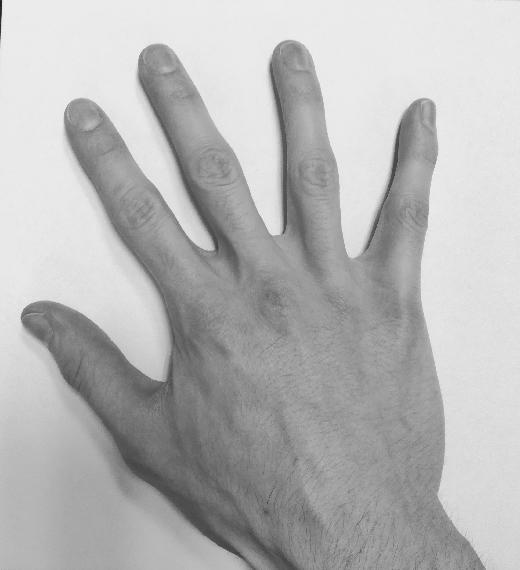
#> input picture Image - Télécom Paris/Medical Imaging/Lab1/Source.jpg, 520 x 570 px; the run also reads 1 picture not shown here
$ jupyter execute TP_TRUCAAAA.ipynb
#> lines starting #> are read from the running program, lines starting #| are printed output that depends on the picture
## Image registration

**Deadline**: Upload this notebook (rename it as 'TP-ImageRegistration-Images-YOUR-SURNAME.ipynb') to E-Campus before the deadline (see E-campus for the exact timing).

**Goal**: The goal of this notebook is to implement the algorithms seen today for pixel-based image registration. Please complete the code where you see **XXXXXXXXXXXXXX**

You will first take two pictures of your right hand into two different positions. Please keep the same topology, ie do not bend or stick together two fingers for instance.

If you can't take the pictures, you can use two pictures of my hand (see below).

[cell 1]
if 'google.colab' in str(get_ipython()):
  from google_drive_downloader import GoogleDriveDownloader as gdd
  gdd.download_file_from_google_drive(file_id='1XpgGRo839pBwIhb6h77xoG-NtHEg2DVd',
  dest_path='./Source.jpg')

  from google_drive_downloader import GoogleDriveDownloader as gdd
  gdd.download_file_from_google_drive(file_id='12FKfLjKreAksI3rEcDx4_oEn3qjAzEua',
  dest_path='./Target.jpg')
else:
  print('You are not using Colab. Please define working_dir with the absolute path to the folder where you downloaded the data')

# Please modify working_dir only if you are using your Anaconda (and not Google Colab)
# You should write the absolute path of your working directory with the data
workingDir='./'

We will use the skimage library to read and resize images, you can of course use others (openCV, pillow, scipy, etc.)

[cell 2]
from skimage.io import imread
from skimage.transform import resize

import matplotlib.pyplot as plt
from numpy import linalg as LA
import numpy as np
import scipy.ndimage

The first thing to do is to create a function that creates the transformation matrix T. Please complete the following function following the rules explained in the header of the function.

[cell 3]
def Tmatrix(scale=(1,1), rotationAngle=0, shearAngles=(0,0),translation=(0,0),elation=(0,0),reflection=(False,False)):
    '''
    Transformation matrix defined as the composition of 6 possible geometric
    transformations: Reflection (Re), Rotation (R), Scaling (S), Shear (Sh),
    Translation (T) and Elation (E).
    For the linear transformation part, we assume this composition:
        A = Re * R * S * Sh

    Inputs:
            scale: is a tuple with sx and sy (two scalar values)
            rotationAngle: is an angle in degrees (scalar value)
            shearAngles: is a tuple with the two shear angles in degrees (scalar value)
            translation: is a tuple with tx and ty (scalar values)
            elation: is a tuple containing the elation part (scalar values)
            reflection: is a tuple of Boolean values indicating wheter to reflect with respect to x and y axis

    Output:
            T: the 3x3 transformation matrix (homogeneous coordinates)
    '''

    if len(scale) != 2:
        raise ValueError("scale should be a tuple of length 2")
    if len(shearAngles)!= 2:
        raise ValueError("shearAngles should be a tuple of length 2")
    if len(translation)!= 2:
        raise ValueError("translation should be a tuple of length 2")
    if len(elation)!= 2:
        raise ValueError("elation should be a tuple of length 2")
    if len(reflection)!= 2:
        raise ValueError("reflection should be a tuple of length 2")
    if type(reflection[0])!= bool or type(reflection[1]) != bool:
        raise ValueError("reflection should contain two boolean values")
    if np.ndim(rotationAngle) != 0:
        raise ValueError("rotationAngle should be a scalar")

    # transform angles from degrees to radians
    rot_rad = np.deg2rad(rotationAngle)
    shx_rad = np.deg2rad(shearAngles[0])
    shy_rad = np.deg2rad(shearAngles[1])

    # Compute elementary matrices
    # Scaling (S)
    S = np.array([[scale[0], 0, 0],
                  [0, scale[1], 0],
                  [0, 0, 1]])

    # Rotation (R)
    R = np.array([[np.cos(rot_rad), -np.sin(rot_rad), 0],
                  [np.sin(rot_rad), np.cos(rot_rad), 0],
                  [0, 0, 1]])

    # Shear (Sh)
    Sh = np.array([[1, np.tan(shx_rad), 0],
                   [np.tan(shy_rad), 1, 0],
                   [0, 0, 1]])

    # Reflection (Re)
    rx = -1 if reflection[0] else 1
    ry = -1 if reflection[1] else 1
    Re = np.array([[rx, 0, 0],
                   [0, ry, 0],
                   [0, 0, 1]])

    # Translation (T_t)
    T_t = np.array([[1, 0, translation[0]],
                    [0, 1, translation[1]],
                    [0, 0, 1]])

    # Elation (E)
    E = np.array([[1, 0, 0],
                  [0, 1, 0],
                  [elation[0], elation[1], 1]])

    # Linear part A = Re * R * S * Sh
    A = Re @ R @ S @ Sh
    A_linear = Re @ R @ S @ Sh

    # Construct the final matrix T
    T_no_trans = A_linear @ E

    T = np.copy(T_no_trans)
    T[0, 2] = translation[0] # tx
    T[1, 2] = translation[1] # ty

    return T

Test here, your function.

[cell 4]
## Define Transformation
T=Tmatrix(scale=(1,1), rotationAngle=40, shearAngles=(0,0),translation=(0,0),elation=(0,0),reflection=(False,False))
print('Rotation (40 deg):')
print(T)

T_full = Tmatrix(scale=(2,0.5), rotationAngle=15, shearAngles=(5, -10), translation=(10, -5), elation=(0.001, 0.002), reflection=(True, False))
print('\nFull transformation:')
print(T_full)

Next, we need to create a function that apply the previously created transformation matrix. We will need to apply it either to 2D points, seen as a [Nx2] numpy array where N is the number of points, or to image coordinates, modeled as a [2xNxM] Numpy array where N and M are the number of rows and columns of the image respectively.

[cell 5]
def applyTransformation(T, points=None, coords=None):
    '''
    Apply geometric transformation to points or image coordinates.
    Transformation is defined by a 3x3 matrix

    Inputs:
        points: Nx2 Numpy array of points
        coordinates: 2xNxM Numpy array of image coordinates
        T: 3x3 matrix trasformation

    Output:
        pm: Nx2 points after transformation
        cm: 2xNxM image coordinates after transformation
    '''
    if points is None and coords is None:
        raise ValueError("Error ! You should provide points and/or coords")

    if points is not None:
        N,d = points.shape
        if d != 2 and N==2:
            print('WARNING ! points should be an array of dimension Nx2'+
                  ' Transposing the array')
            points=points.T
            N,d = points.shape

        if d != 2:
            raise ValueError("Error ! Function works only with 2D points")

        # Transform points into homogeneous coordinates (adding one...)
        ph = np.vstack((points.T, np.ones((1, N))))

        # Apply transformation
        phm = T @ ph

        # If homography, ...
        pm = (phm[:2, :] / phm[2, :]).T

        pm=pm
    else:
        pm=None

    if coords is not None:
        d,N,M = coords.shape

        if d != 2:
            raise ValueError("Error ! Function works only with 2D coordinates")

        p = coords.reshape((2,N*M)).T # reshape coordinates as list of points

        # Transform points into homogeneous coordinates (adding one...)
        ph = np.vstack((p.T, np.ones((1, N*M))))

        # Apply transformation
        phm = T @ ph

        # If homography, ...
        pm = (phm[:2, :] / phm[2, :]).T
        cm = pm.T.reshape((2,N,M))

    else:
        cm =None

    return pm,cm

Now, we can test the two functions on some data-sets of 2D points. To keep things simple, you will create two data-sets of points.

In the first one, the points will draw an ellipse (ie uniform sampling on an ellipse).
In the secon data-set, the points will draw a square (ie uniform sampling on a square).

You will then try several (at least five) different trasformations and check if your code works well.

[cell 6]
# Ellipse
theta = np.deg2rad(np.arange(0.0, 360.0, 1.0))
a, b = 10, 5 # semi-axes
x = a * np.cos(theta)
y = b * np.sin(theta)
points=np.array([x, y]).T

## Define Transformation
T=Tmatrix(scale=(1,1), rotationAngle=40, shearAngles=(0,0),translation=(0,0),elation=(0,0),reflection=(False,False))

## Apply trasformation
moved = applyTransformation(T, points=points)[0]

fig = plt.figure(figsize=(8, 8))
ax1 = plt.subplot(1, 2, 1)
ax2 = plt.subplot(1, 2, 2)
ax1.scatter(points[:,0],points[:,1])
ax1.set_title('Original Ellipse')
ax2.scatter(moved[:,0],moved[:,1])
ax2.set_title('Rotated Ellipse (40 deg)')

minimum = np.min((ax1.get_xlim(),ax1.get_ylim(),ax2.get_xlim(),ax2.get_ylim()))
maximum = np.max((ax1.get_xlim(),ax1.get_ylim(),ax2.get_xlim(),ax2.get_ylim()))

ax1.set_xlim(minimum*1.2,maximum*1.2)
ax1.set_ylim(minimum*1.2,maximum*1.2)
ax2.set_xlim(minimum*1.2,maximum*1.2)
ax2.set_ylim(minimum*1.2,maximum*1.2)

fig.tight_layout()
plt.show()
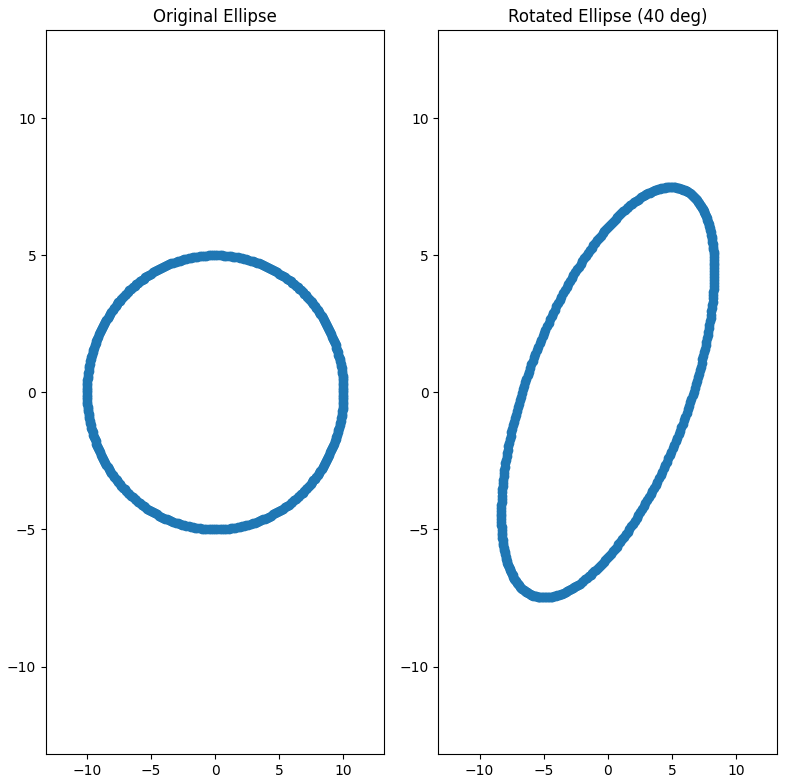
#> figure drawn by matplotlib, 2 panels

## Test 2: Scale and Translation
T2=Tmatrix(scale=(0.5, 2), rotationAngle=0, shearAngles=(0,0),translation=(5, -10),elation=(0,0),reflection=(False,False))
moved2 = applyTransformation(T2, points=points)[0]
fig = plt.figure(figsize=(8, 8))
ax1 = plt.subplot(1, 2, 1)
ax2 = plt.subplot(1, 2, 2)
ax1.scatter(points[:,0],points[:,1])
ax1.set_title('Original Ellipse')
ax2.scatter(moved2[:,0],moved2[:,1])
ax2.set_title('Scaled and Translated')
minimum = np.min((ax1.get_xlim(),ax1.get_ylim(),ax2.get_xlim(),ax2.get_ylim()))
maximum = np.max((ax1.get_xlim(),ax1.get_ylim(),ax2.get_xlim(),ax2.get_ylim()))
ax1.set_xlim(minimum*1.2,maximum*1.2)
ax1.set_ylim(minimum*1.2,maximum*1.2)
ax2.set_xlim(minimum*1.2,maximum*1.2)
ax2.set_ylim(minimum*1.2,maximum*1.2)
fig.tight_layout()
plt.show()
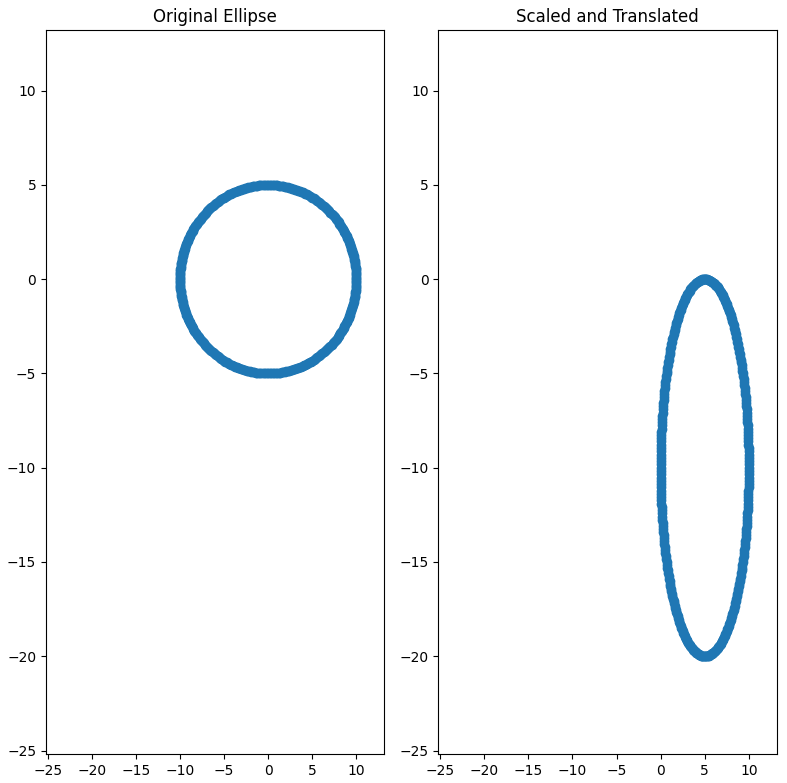
#> figure drawn by matplotlib, 2 panels

[cell 7]
# Square
N_side = 100
side_length = 10

# Top side: (0 to side_length, side_length)
x_top = np.linspace(0, side_length, N_side)
y_top = np.full(N_side, side_length)

# Right side: (side_length, side_length to 0)
x_right = np.full(N_side, side_length)
y_right = np.linspace(side_length, 0, N_side)

# Bottom side: (side_length to 0, 0)
x_bottom = np.linspace(side_length, 0, N_side)
y_bottom = np.full(N_side, 0)

# Left side: (0, 0 to side_length)
x_left = np.full(N_side, 0)
y_left = np.linspace(0, side_length, N_side)

x=np.concatenate((x_top, x_right, x_bottom, x_left))
y=np.concatenate((y_top, y_right, y_bottom, y_left))
points=np.array([x,y]).T

## Define Transformation
T=Tmatrix(scale=(1,1), rotationAngle=40, shearAngles=(0,0),translation=(0,0),elation=(0,0),reflection=(False,False))

## Apply trasformation
moved = applyTransformation(T, points=points)[0]

fig = plt.figure(figsize=(8, 8))
ax1 = plt.subplot(1, 2, 1)
ax2 = plt.subplot(1, 2, 2)
ax1.scatter(points[:,0],points[:,1], s=1)
ax1.set_title('Original Square')
ax2.scatter(moved[:,0],moved[:,1], s=1)
ax2.set_title('Rotated Square (40 deg)')

minimum = np.min((ax1.get_xlim(),ax1.get_ylim(),ax2.get_xlim(),ax2.get_ylim()))
maximum = np.max((ax1.get_xlim(),ax1.get_ylim(),ax2.get_xlim(),ax2.get_ylim()))

ax1.set_xlim(minimum*1.2,maximum*1.2)
ax1.set_ylim(minimum*1.2,maximum*1.2)
ax2.set_xlim(minimum*1.2,maximum*1.2)
ax2.set_ylim(minimum*1.2,maximum*1.2)

fig.tight_layout()
plt.show()
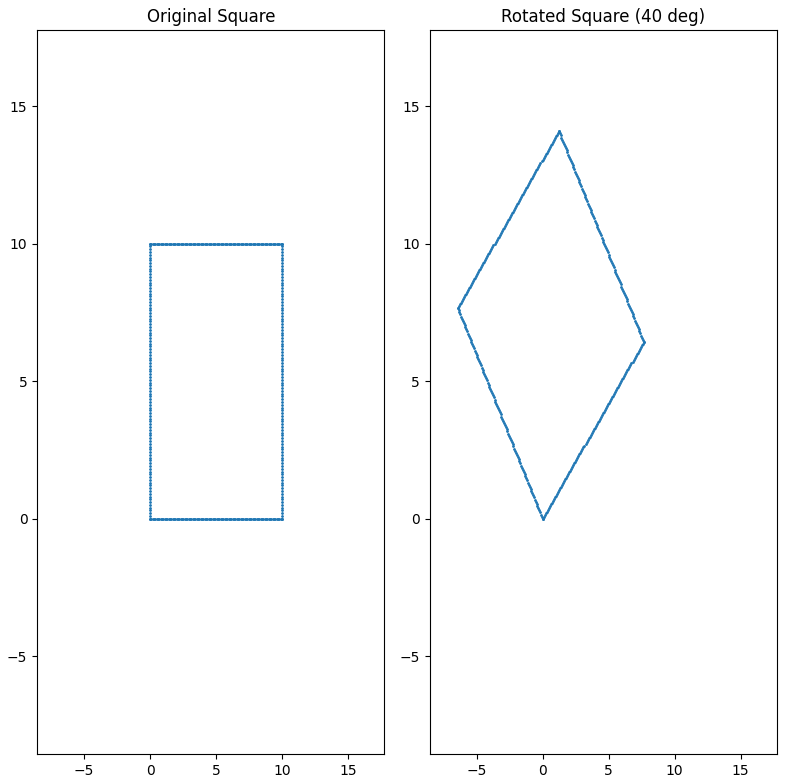
#> figure drawn by matplotlib, 2 panels

## Test 2: Shear and Reflection
T2=Tmatrix(scale=(1,1), rotationAngle=0, shearAngles=(20, 0),translation=(0,0),elation=(0,0),reflection=(True, False))
moved2 = applyTransformation(T2, points=points)[0]
fig = plt.figure(figsize=(8, 8))
ax1 = plt.subplot(1, 2, 1)
ax2 = plt.subplot(1, 2, 2)
ax1.scatter(points[:,0],points[:,1], s=1)
ax1.set_title('Original Square')
ax2.scatter(moved2[:,0],moved2[:,1], s=1)
ax2.set_title('Sheared and Reflected Square')
minimum = np.min((ax1.get_xlim(),ax1.get_ylim(),ax2.get_xlim(),ax2.get_ylim()))
maximum = np.max((ax1.get_xlim(),ax1.get_ylim(),ax2.get_xlim(),ax2.get_ylim()))
ax1.set_xlim(minimum*1.2,maximum*1.2)
ax1.set_ylim(minimum*1.2,maximum*1.2)
ax2.set_xlim(minimum*1.2,maximum*1.2)
ax2.set_ylim(minimum*1.2,maximum*1.2)
fig.tight_layout()
plt.show()
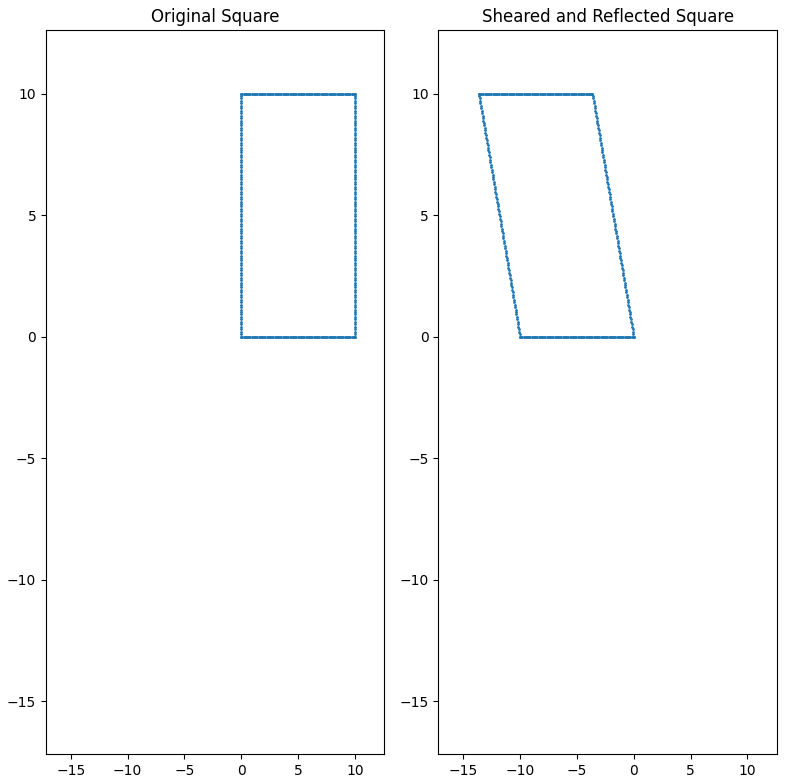
#> figure drawn by matplotlib, 2 panels

## Test 3: Homography (Elation)
T3=Tmatrix(scale=(1,1), rotationAngle=0, shearAngles=(0, 0),translation=(0,0),elation=(0.01, -0.005),reflection=(False, False))
moved3 = applyTransformation(T3, points=points)[0]
fig = plt.figure(figsize=(8, 8))
ax1 = plt.subplot(1, 2, 1)
ax2 = plt.subplot(1, 2, 2)
ax1.scatter(points[:,0],points[:,1], s=1)
ax1.set_title('Original Square')
ax2.scatter(moved3[:,0],moved3[:,1], s=1)
ax2.set_title('Homography (Elation) on Square')
minimum = np.min((ax1.get_xlim(),ax1.get_ylim(),ax2.get_xlim(),ax2.get_ylim()))
maximum = np.max((ax1.get_xlim(),ax1.get_ylim(),ax2.get_xlim(),ax2.get_ylim()))
ax1.set_xlim(minimum*1.2,maximum*1.2)
ax1.set_ylim(minimum*1.2,maximum*1.2)
ax2.set_xlim(minimum*1.2,maximum*1.2)
ax2.set_ylim(minimum*1.2,maximum*1.2)
fig.tight_layout()
plt.show()
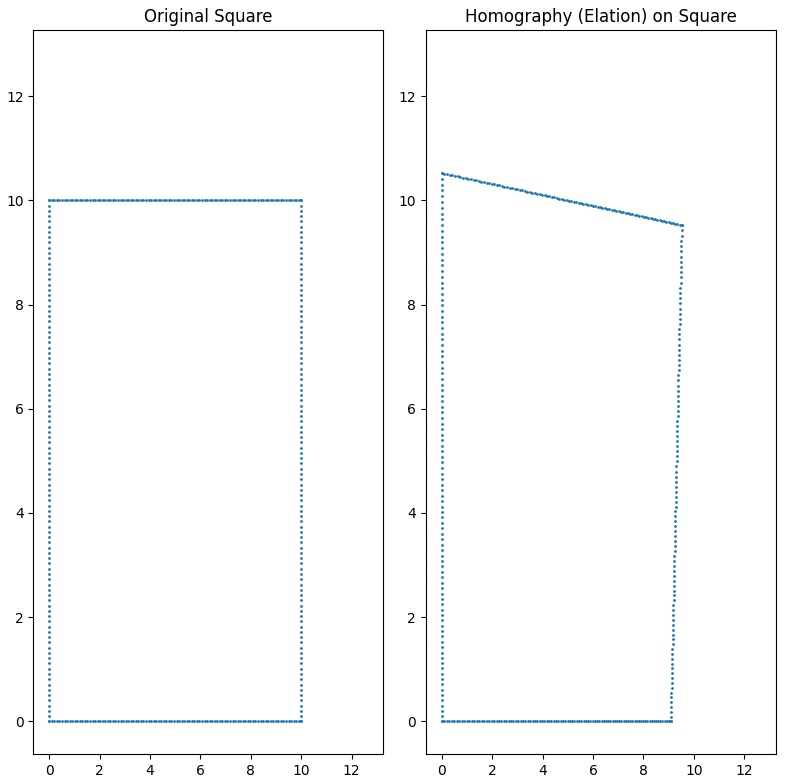
#> figure drawn by matplotlib, 2 panels

Now, we can finally move to images. Here, you can load and plot the two images of your (or mine) right hand. Pixel intensities are normalized in order to be float between 0 and 1.

[cell 8]
SourceIm = imread(workingDir + 'Source.jpg', as_gray=True)
#> SourceIm is the input picture: shape (570, 520); min 29, max 255, mean 181.6
SourceImNorm=(SourceIm - np.amin(SourceIm)) / (np.amax(SourceIm) - np.amin(SourceIm))
#> (the rest of the program and of its run is left out)
